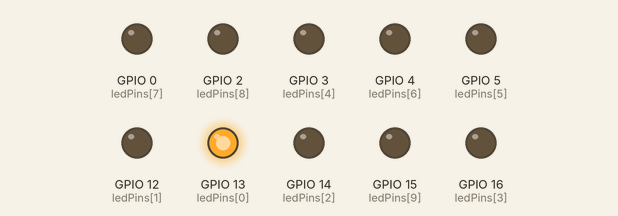
The program below on a simulated ESP8266 (NodeMCU). On the bench: output pins drawn as LEDs (lit = HIGH).

Above: at 0.05 s.
At 0.75 s:
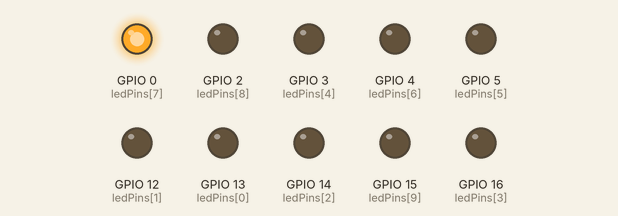
At 1.55 s:
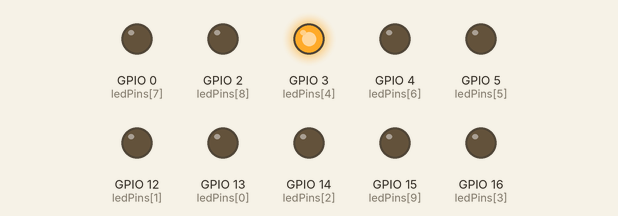
At 2.25 s:
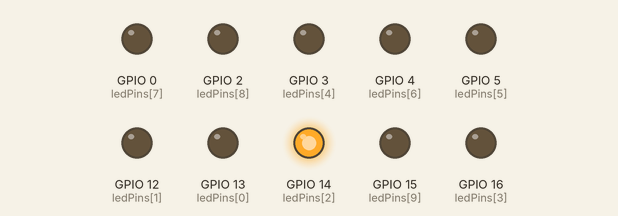
At 3.0 s:
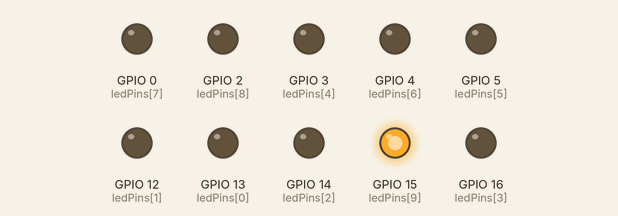
At 4.55 s:
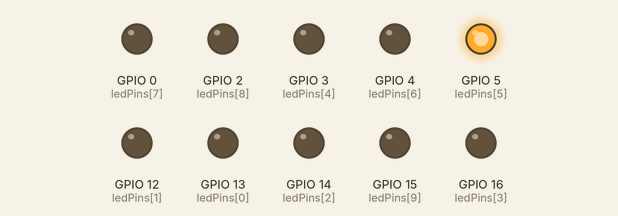
Timing chart, 0 to 4.8 s (numbered marks = the images above):
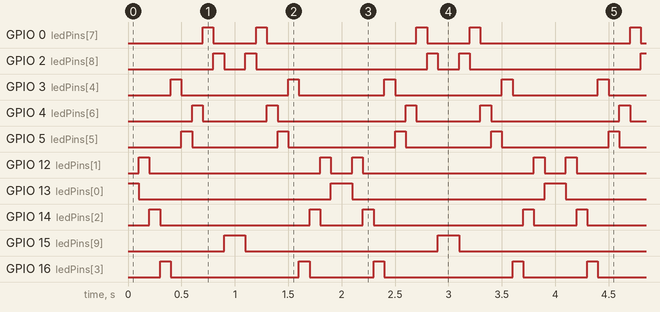

The program:

main.cpp
```cpp
#include <Arduino.h>
// Makes a 10 led bar look like night rider.

byte ledPins[] = {13, 12, 14, 16, 3, 5, 4, 0, 2, 15};
int ledCounts;

void setup() {
  ledCounts = sizeof(ledPins);
  for (int i = 0; i < ledCounts; i++) {
    pinMode(ledPins[i], OUTPUT);
  }
}

void loop() {
  // from left to right turn on led bar and then turn off.
  for (int i = 0; i < ledCounts; i++) {
    digitalWrite(ledPins[i], HIGH);
    delay(100);
    digitalWrite(ledPins[i], LOW);
  }

  // from right to left turn on led bar and the turn off.
  for (int i = ledCounts - 1; i > -1; i--) {
    digitalWrite(ledPins[i], HIGH);
    delay(100);
    digitalWrite(ledPins[i], LOW);
  }
}
```

Measured:
- by itself, GPIO 0 (ledPins[7]): repeats every 2.0 s: LOW 0.40 s, HIGH 0.10 s, LOW 1.4 s, HIGH 0.10 s
- by itself, GPIO 2 (ledPins[8]): repeats every 2.0 s: LOW 0.20 s, HIGH 0.10 s, LOW 1.6 s, HIGH 0.10 s
- by itself, GPIO 3 (ledPins[4]): repeats every 2.0 s: LOW 1.0 s, HIGH 0.10 s, LOW 0.80 s, HIGH 0.10 s
- by itself, GPIO 4 (ledPins[6]): repeats every 2.0 s: LOW 0.60 s, HIGH 0.10 s, LOW 1.2 s, HIGH 0.10 s
- by itself, GPIO 5 (ledPins[5]): repeats every 2.0 s: LOW 0.80 s, HIGH 0.10 s, LOW 1.0 s, HIGH 0.10 s
- by itself, GPIO 12 (ledPins[1]): repeats every 2.0 s: LOW 1.6 s, HIGH 0.10 s, LOW 0.20 s, HIGH 0.10 s
- by itself, GPIO 13 (ledPins[0]): repeats every 2.0 s: LOW 1.8 s, HIGH 0.20 s
- by itself, GPIO 14 (ledPins[2]): repeats every 2.0 s: LOW 1.4 s, HIGH 0.10 s, LOW 0.40 s, HIGH 0.10 s
